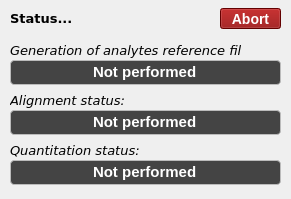
<?xml version="1.0" encoding="UTF-8"?>
<ui version="4.0">
 <class>batch_status</class>
 <widget class="QWidget" name="batch_status">
  <property name="geometry">
   <rect>
    <x>0</x>
    <y>0</y>
    <width>291</width>
    <height>199</height>
   </rect>
  </property>
  <property name="windowTitle">
   <string>Batch process</string>
  </property>
  <property name="styleSheet">
   <string notr="true">* {
    font-family: 'DejaVu Sans';
}

QProgressBar {
    border: 1px solid #bbb;
    border-radius: 4px;
    text-align: center;
    background: #444444;
    color: white;
}

QProgressBar::chunk {
    background-color: #228B22;
    width: 6px;      
    margin: 1px;  
}</string>
  </property>
  <widget class="QProgressBar" name="progressBar_alignment">
   <property name="geometry">
    <rect>
     <x>10</x>
     <y>110</y>
     <width>271</width>
     <height>25</height>
    </rect>
   </property>
   <property name="styleSheet">
    <string notr="true">font-weight: bold;
font-size: 11pt;</string>
   </property>
   <property name="value">
    <number>0</number>
   </property>
   <property name="format">
    <string>Not performed</string>
   </property>
  </widget>
  <widget class="QLabel" name="label_processing">
   <property name="geometry">
    <rect>
     <x>10</x>
     <y>8</y>
     <width>201</width>
     <height>20</height>
    </rect>
   </property>
   <property name="font">
    <font>
     <family>DejaVu Sans</family>
     <pointsize>10</pointsize>
     <weight>75</weight>
     <bold>true</bold>
    </font>
   </property>
   <property name="styleSheet">
    <string notr="true">font-size: 10pt;</string>
   </property>
   <property name="text">
    <string>Status...</string>
   </property>
  </widget>
  <widget class="QPushButton" name="pushButton">
   <property name="enabled">
    <bool>true</bool>
   </property>
   <property name="geometry">
    <rect>
     <x>220</x>
     <y>8</y>
     <width>61</width>
     <height>21</height>
    </rect>
   </property>
   <property name="styleSheet">
    <string notr="true">background-color: #8B0000;
font-weight: bold;
color: white;
font-size: 10.5pt;</string>
   </property>
   <property name="text">
    <string>Abort</string>
   </property>
  </widget>
  <widget class="QLabel" name="label_alignment_status">
   <property name="geometry">
    <rect>
     <x>10</x>
     <y>90</y>
     <width>161</width>
     <height>21</height>
    </rect>
   </property>
   <property name="font">
    <font>
     <family>DejaVu Sans</family>
     <pointsize>10</pointsize>
     <italic>true</italic>
    </font>
   </property>
   <property name="styleSheet">
    <string notr="true">font-size: 10pt;</string>
   </property>
   <property name="text">
    <string>Alignment status:</string>
   </property>
  </widget>
  <widget class="QProgressBar" name="progressBar_quantitation">
   <property name="geometry">
    <rect>
     <x>10</x>
     <y>160</y>
     <width>271</width>
     <height>25</height>
    </rect>
   </property>
   <property name="styleSheet">
    <string notr="true">font-weight: bold;
font-size: 11pt;</string>
   </property>
   <property name="value">
    <number>0</number>
   </property>
   <property name="format">
    <string>Not performed</string>
   </property>
  </widget>
  <widget class="QLabel" name="label_quantitation_status">
   <property name="geometry">
    <rect>
     <x>10</x>
     <y>140</y>
     <width>161</width>
     <height>21</height>
    </rect>
   </property>
   <property name="font">
    <font>
     <family>DejaVu Sans</family>
     <pointsize>10</pointsize>
     <italic>true</italic>
    </font>
   </property>
   <property name="styleSheet">
    <string notr="true">font-size: 10pt;</string>
   </property>
   <property name="text">
    <string>Quantitation status:</string>
   </property>
  </widget>
  <widget class="QLabel" name="label_alignment_status_2">
   <property name="geometry">
    <rect>
     <x>10</x>
     <y>40</y>
     <width>231</width>
     <height>21</height>
    </rect>
   </property>
   <property name="font">
    <font>
     <family>DejaVu Sans</family>
     <pointsize>10</pointsize>
     <italic>true</italic>
    </font>
   </property>
   <property name="styleSheet">
    <string notr="true">font-size: 10pt;</string>
   </property>
   <property name="text">
    <string>Generation of analytes reference file:</string>
   </property>
  </widget>
  <widget class="QProgressBar" name="progressBar_analytes_ref">
   <property name="geometry">
    <rect>
     <x>10</x>
     <y>60</y>
     <width>271</width>
     <height>25</height>
    </rect>
   </property>
   <property name="styleSheet">
    <string notr="true">font-weight: bold;
font-size: 11pt;</string>
   </property>
   <property name="value">
    <number>0</number>
   </property>
   <property name="format">
    <string>Not performed</string>
   </property>
  </widget>
 </widget>
 <resources/>
 <connections/>
</ui>
